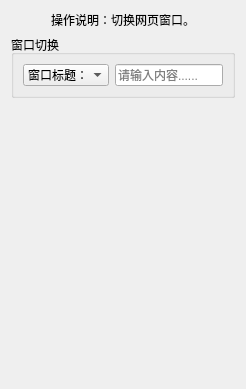
       <widget class="QWidget" name="tab_18">
        <attribute name="title">
         <string>切换窗口</string>
        </attribute>
        <layout class="QVBoxLayout" name="verticalLayout_39">
         <item>
          <widget class="QLabel" name="label_98">
           <property name="sizePolicy">
            <sizepolicy hsizetype="Preferred" vsizetype="Preferred">
             <horstretch>0</horstretch>
             <verstretch>0</verstretch>
            </sizepolicy>
           </property>
           <property name="text">
            <string>操作说明：切换网页窗口。</string>
           </property>
           <property name="alignment">
            <set>Qt::AlignmentFlag::AlignCenter</set>
           </property>
           <property name="wordWrap">
            <bool>false</bool>
           </property>
           <property name="margin">
            <number>0</number>
           </property>
           <property name="indent">
            <number>-1</number>
           </property>
           <property name="openExternalLinks">
            <bool>false</bool>
           </property>
          </widget>
         </item>
         <item>
          <widget class="QGroupBox" name="groupBox_13">
           <property name="title">
            <string>窗口切换</string>
           </property>
           <layout class="QGridLayout" name="gridLayout_26">
            <item row="0" column="1">
             <widget class="QLineEdit" name="lineEdit_15">
              <property name="placeholderText">
               <string>请输入内容......</string>
              </property>
             </widget>
            </item>
            <item row="0" column="0">
             <widget class="QComboBox" name="comboBox_32">
              <item>
               <property name="text">
                <string>窗口标题：</string>
               </property>
              </item>
              <item>
               <property name="text">
                <string>窗口ID：</string>
               </property>
              </item>
             </widget>
            </item>
           </layout>
          </widget>
         </item>
         <item>
          <spacer name="verticalSpacer_15">
           <property name="orientation">
            <enum>Qt::Orientation::Vertical</enum>
           </property>
           <property name="sizeHint" stdset="0">
            <size>
             <width>20</width>
             <height>280</height>
            </size>
           </property>
          </spacer>
         </item>
        </layout>
       </widget>
